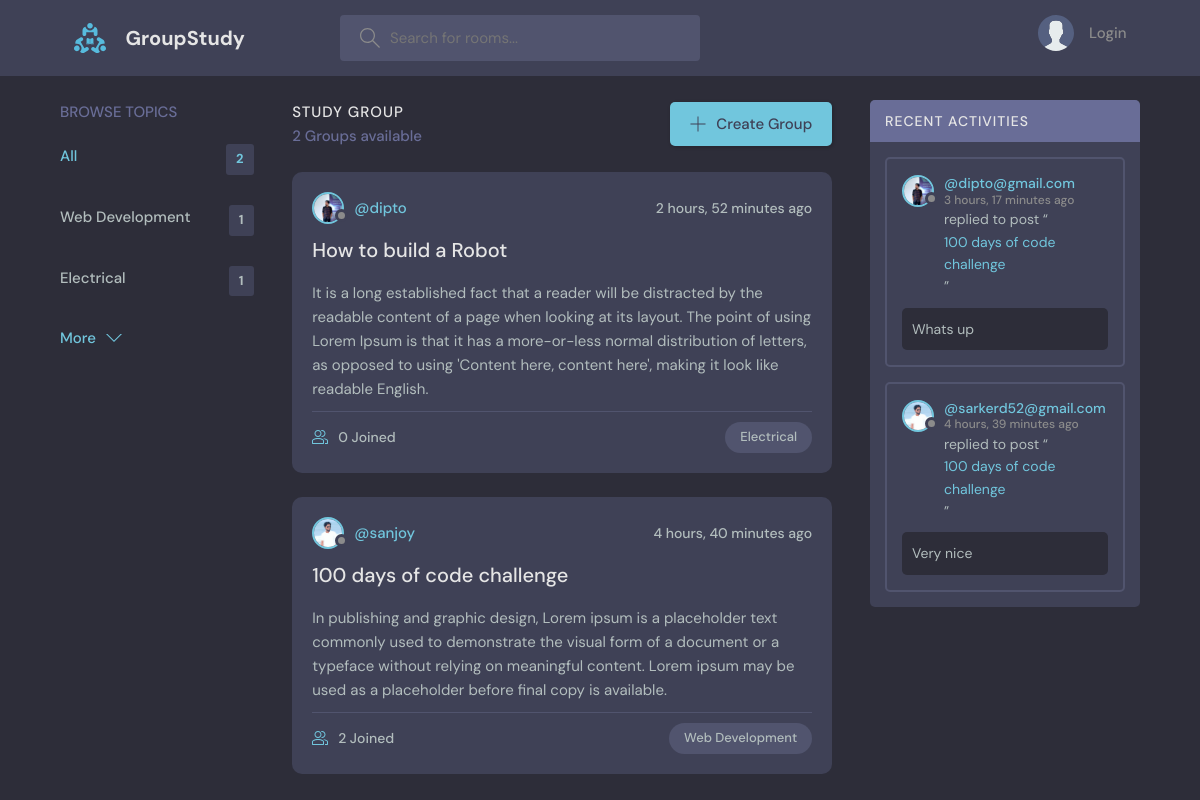
The page / on the database its author committed.
### base/models.py (models this page shows, shortened)
class Topic(models.Model):
    name = models.CharField(max_length=200)

class Room(models.Model):
    host = models.ForeignKey(User, on_delete=models.SET_NULL, null=True)
    topic = models.ForeignKey(Topic, on_delete=models.SET_NULL, null=True)
    name = models.CharField(max_length=200)
    description = models.TextField(null=True, blank=True)
    participants = models.ManyToManyField(
        User, related_name="participants", blank=True)
    updated = models.DateTimeField(auto_now=True)
    created = models.DateTimeField(auto_now_add=True)
    class Meta:
        ordering = ['-updated', '-created']
    def __str__(self):
        return self.name

class User(AbstractUser):
    name = models.CharField(max_length=200,null=True)
    email = models.EmailField(unique=True,null=True)
    bio = models.TextField(null=True)
    avatar = models.ImageField(upload_to='user_img/',default='avatar.svg',null=True)
    USERNAME_FIELD = 'email'
    REQUIRED_FIELDS = []

class Message(models.Model):
    user = models.ForeignKey(User, on_delete=models.CASCADE)
    room = models.ForeignKey(Room, on_delete=models.CASCADE)
    body = models.TextField()
    updated = models.DateTimeField(auto_now=True)
    created = models.DateTimeField(auto_now_add=True)
    class Meta:
        ordering = ['-updated', '-created']
    def __str__(self):
        return self.body[0:50]

### base/views.py (the view)
# urls.py: path('', home, name="home"),
def home(request):
    q = request.GET.get('q') if request.GET.get('q') != None else ''
    rooms = Room.objects.filter(
        Q(topic__name__icontains=q) |
        Q(name__icontains=q) |
        Q(description__icontains=q)
    )
    room_count = rooms.count()
    topics = Topic.objects.all()[0:5]
    room_messages = Message.objects.filter(Q(room__topic__name__icontains=q))
    context = {'rooms': rooms, 'topics': topics,
               'room_count': room_count, 'room_messages': room_messages}
    return render(request, 'base/home.html', context)

### base/templates/base/home.html (shortened to what this page needs)
{% extends 'main.html' %}
{% load static %}
{% block content %}
<main class="layout layout--3">
    <div class="container">
        {% include 'base/topics_component.html' %}
        <div class="roomList">
            <div class="roomList__header">
                <div>
                    <h2>Study Group</h2>
                    <p>{{room_count}} Groups available</p>
                </div>
                <a class="btn btn--main" href="{% url 'create-room' %}">
                    <svg version="1.1" xmlns="http://www.w3.org/2000/svg" width="32" height="32" viewBox="0 0 32 32">
                        <title>add</title>
                        <path
                            d="M16.943 0.943h-1.885v14.115h-14.115v1.885h14.115v14.115h1.885v-14.115h14.115v-1.885h-14.115v-14.115z">
                        </path>
                    </svg>
                    Create Group
                </a>
            </div>
            {% include 'base/feed_component.html' %}
        </div>
        {% include 'base/activity_component.html' %}
    </div>
</main>
{% endblock content %}

### base/templates/base/topics_component.html
<div class="topics">
    <div class="topics__header">
        <h2>Browse Topics</h2>
    </div>
    <ul class="topics__list">
        <li>
            <a href="{% url 'home' %}" class="active">All <span>{{topics.count}}</span></a>
        </li>
        {% for topic in topics %}
        <li>
            <a href="{% url 'home' %}?q={{topic.name}}">{{topic.name}} <span>{{topic.room_set.all.count}}</span></a>
        </li>
        {% endfor %}
    </ul>
    <a class="btn btn--link" href="{% url 'topics' %}">
        More
        <svg version="1.1" xmlns="http://www.w3.org/2000/svg" width="32" height="32" viewBox="0 0 32 32">
            <title>chevron-down</title>
            <path d="M16 21l-13-13h-3l16 16 16-16h-3l-13 13z"></path>
        </svg>
    </a>
</div>

### base/templates/base/feed_component.html (shortened to what this page needs)
{% for room in rooms %}
<div class="roomListRoom">
    <div class="roomListRoom__header">
        <a href="{% url 'user-profile' room.host.id %}" class="roomListRoom__author">
            <div class="avatar avatar--small">
                <img src="{{room.host.avatar.url}}" />
            </div>
            <span>@{{room.host.username}}</span>
        </a>
        <div class="roomListRoom__actions">
            <span>{{room.created|timesince}} ago</span>
        </div>
    </div>
    <div class="roomListRoom__content">
        <a href="{% url 'room' room.id %}">{{room.name}}</a>
        <p>
            {{room.description}}
        </p>
    </div>
    <div class="roomListRoom__meta">
        <a href="{% url 'room' room.id %}" class="roomListRoom__joined">
            {{room.participants.all.count}} Joined
        </a>
        <p class="roomListRoom__topic">{{room.topic.name}}</p>
    </div>
</div>
{% endfor %}

### base/templates/base/activity_component.html (shortened to what this page needs)
<div class="activities">
    <div class="activities__header">
        <h2>Recent Activities</h2>
    </div>
    {% for message in room_messages %}
    <div class="activities__box">
        <div class="activities__boxHeader roomListRoom__header">
            <a href="{% url 'user-profile' message.user.id %}" class="roomListRoom__author">
                <div class="avatar avatar--small">
                    <img src="{{message.user.avatar.url}}" />
                </div>
                <p>
                    @{{message.user}}
                    <span>{{message.created|timesince}} ago</span>
                </p>
            </a>
        </div>
        <div class="activities__boxContent">
            <p>replied to post “<a href="{% url 'room' message.room.id %}">{{message.room}}</a>”</p>
            <div class="activities__boxRoomContent">
                {{message}}
            </div>
        </div>
    </div>
    {% endfor %}
</div>

### rows shown on the page
Topic: name "Web Development", room_set.all.count "1"
Topic: name "Electrical", room_set.all.count "1"
Room: host.avatar (picture), host.username "dipto", created "2 hours, 52 minutes", name "How to build a Robot", description "It is a long established fact that a reader will be distracted by the readable content of a page when looking at its layout. The point of using Lorem Ipsum is that it has a more-or-less normal distribution of letters, as opposed to using 'Content here, content here', making it look like readable English.", participants.all.count "0", topic.name "Electrical"
Room: host.avatar (picture), host.username "sanjoy", created "4 hours, 40 minutes", name "100 days of code challenge", description "In publishing and graphic design, Lorem ipsum is a placeholder text commonly used to demonstrate the visual form of a document or a typeface without relying on meaningful content. Lorem ipsum may be used as a placeholder before final copy is available.", participants.all.count "2", topic.name "Web Development"
Message: user.avatar (picture), user "dipto@gmail.com", created "3 hours, 17 minutes", room "100 days of code challenge", body "Whats up"
Message: user.avatar (picture), user "sarkerd52@gmail.com", created "4 hours, 39 minutes", room "100 days of code challenge", body "Very nice"

### other values the page prints
{{ topics.count }} "2"
{{ room_count }} "2"
